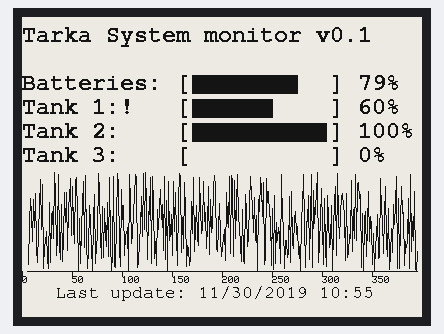
Bench run of a sketch on a simulated ESP8266 (NodeMCU). Shown: 400×300 one-colour display. Random numbers use the default seed unless the sketch sets one; what the sketch prints to the serial monitor is not drawn.

Above: at 2.1 s.

The sketch:

TarkaSystemsDisplayTesting.ino
```cpp
// GxEPD_Example : test example for e-Paper displays from Waveshare and from Dalian Good Display Inc.
//
// Created by Jean-Marc Zingg based on demo code from Good Display,
// available on http://www.good-display.com/download_list/downloadcategoryid=34&isMode=false.html
//
// The e-paper displays are available from:
//
// https://www.aliexpress.com/store/product/Wholesale-1-54inch-E-Ink-display-module-with-embedded-controller-200x200-Communicate-via-SPI-interface-Supports/216233_32824535312.html
//
// http://www.buy-lcd.com/index.php?route=product/product&path=2897_8363&product_id=35120
// or https://www.aliexpress.com/store/product/E001-1-54-inch-partial-refresh-Small-size-dot-matrix-e-paper-display/600281_32815089163.html
//

// Supporting Arduino Forum Topics:
// Waveshare e-paper displays with SPI: http://forum.arduino.cc/index.php?topic=487007.0
// Good Dispay ePaper for Arduino : https://forum.arduino.cc/index.php?topic=436411.0

// mapping suggestion from Waveshare SPI e-Paper to Wemos D1 mini
// BUSY -> D2, RST -> D4, DC -> D3, CS -> D8, CLK -> D5, DIN -> D7, GND -> GND, 3.3V -> 3.3V

// mapping suggestion from Waveshare SPI e-Paper to generic ESP8266
// BUSY -> GPIO4, RST -> GPIO2, DC -> GPIO0, CS -> GPIO15, CLK -> GPIO14, DIN -> GPIO13, GND -> GND, 3.3V -> 3.3V

// mapping suggestion for ESP32, e.g. LOLIN32, see .../variants/.../pins_arduino.h for your board
// NOTE: there are variants with different pins for SPI ! CHECK SPI PINS OF YOUR BOARD
// BUSY -> 4, RST -> 16, DC -> 17, CS -> SS(5), CLK -> SCK(18), DIN -> MOSI(23), GND -> GND, 3.3V -> 3.3V

// new mapping suggestion for STM32F1, e.g. STM32F103C8T6 "BluePill"
// BUSY -> A1, RST -> A2, DC -> A3, CS-> A4, CLK -> A5, DIN -> A7

// mapping suggestion for AVR, UNO, NANO etc.
// BUSY -> 7, RST -> 9, DC -> 8, CS-> 10, CLK -> 13, DIN -> 11

// include library, include base class, make path known
#include <GxEPD.h>

// select the display class to use, only one
//#include <GxGDEP015OC1/GxGDEP015OC1.h>    // 1.54" b/w
//#include <GxGDEW0154Z04/GxGDEW0154Z04.h>  // 1.54" b/w/r 200x200
//#include <GxGDEW0154Z17/GxGDEW0154Z17.h>  // 1.54" b/w/r 152x152
//#include <GxGDEW0213I5F/GxGDEW0213I5F.h>  // 2.13" b/w 104x212 flexible
//#include <GxGDE0213B1/GxGDE0213B1.h>      // 2.13" b/w
//#include <GxGDEW0213Z16/GxGDEW0213Z16.h>  // 2.13" b/w/r
//#include <GxGDEH029A1/GxGDEH029A1.h>      // 2.9" b/w
//#include <GxGDEW029Z10/GxGDEW029Z10.h>    // 2.9" b/w/r
//#include <GxGDEW027C44/GxGDEW027C44.h>    // 2.7" b/w/r
//#include <GxGDEW027W3/GxGDEW027W3.h>      // 2.7" b/w
#include <GxGDEW042T2/GxGDEW042T2.h>      // 4.2" b/w
//#include <GxGDEW042Z15/GxGDEW042Z15.h>    // 4.2" b/w/r
//#include <GxGDEW0583T7/GxGDEW0583T7.h>    // 5.83" b/w
//#include <GxGDEW075T8/GxGDEW075T8.h>      // 7.5" b/w
//#include <GxGDEW075Z09/GxGDEW075Z09.h>    // 7.5" b/w/r

#include GxEPD_BitmapExamples

// FreeFonts from Adafruit_GFX
#include <Fonts/FreeMono9pt7b.h>
#include <Fonts/FreeMonoBold12pt7b.h>
//#include <Fonts/FreeMonoBold18pt7b.h>
//#include <Fonts/FreeMonoBold24pt7b.h>


#include <GxIO/GxIO_SPI/GxIO_SPI.h>
#include <GxIO/GxIO.h>

#if defined(ESP8266)

// for SPI pin definitions see e.g.:
// C:\Users\xxx\AppData\Local\Arduino15\packages\esp8266\hardware\esp8266\2.4.2\variants\generic\common.h

GxIO_Class io(SPI, /*CS=D8*/ SS, /*DC=D3*/ 0, /*RST=D4*/ 2); // arbitrary selection of D3(=0), D4(=2), selected for default of GxEPD_Class
GxEPD_Class display(io /*RST=D4*/ /*BUSY=D2*/); // default selection of D4(=2), D2(=4)
// Heltec E-Paper 1.54" b/w without RST, BUSY
//GxEPD_Class display(io, /*RST=D4*/ -1, /*BUSY=D2*/ -1); // no RST, no BUSY

#elif defined(ESP32)

// for SPI pin definitions see e.g.:
// C:\Users\xxx\Documents\Arduino\hardware\espressif\esp32\variants\lolin32\pins_arduino.h

GxIO_Class io(SPI, /*CS=5*/ SS, /*DC=*/ 17, /*RST=*/ 16); // arbitrary selection of 17, 16
GxEPD_Class display(io, /*RST=*/ 16, /*BUSY=*/ 4); // arbitrary selection of (16), 4

#elif defined(ARDUINO_ARCH_SAMD)

// for SPI pin definitions see e.g.:
// C:\Users\xxx\AppData\Local\Arduino15\packages\arduino\hardware\samd\1.6.19\variants\mkr1000\variant.h
// C:\Users\xxx\AppData\Local\Arduino15\packages\arduino\hardware\samd\1.6.19\variants\mkrzero\variant.h

GxIO_Class io(SPI, /*CS=*/ 4, /*DC=*/ 7, /*RST=*/ 6);
GxEPD_Class display(io, /*RST=*/ 6, /*BUSY=*/ 5);

#elif defined(ARDUINO_GENERIC_STM32F103C) && defined(MCU_STM32F103C8)

// STM32 Boards(STM32duino.com) Generic STM32F103C series STM32F103C8
// for SPI pin definitions see e.g.:
// C:\Users\xxx\Documents\Arduino\hardware\Arduino_STM32\STM32F1\variants\generic_stm32f103c\variant.h
// C:\Users\xxx\Documents\Arduino\hardware\Arduino_STM32\STM32F1\variants\generic_stm32f103c\board\board.h

// new mapping suggestion for STM32F1, e.g. STM32F103C8T6 "BluePill"
// BUSY -> A1, RST -> A2, DC -> A3, CS-> A4, CLK -> A5, DIN -> A7

GxIO_Class io(SPI, /*CS=*/ SS, /*DC=*/ 3, /*RST=*/ 2);
GxEPD_Class display(io, /*RST=*/ 2, /*BUSY=*/ 1);

#elif defined(ARDUINO_GENERIC_STM32F103V) && defined(MCU_STM32F103VB)

// STM32 Boards(STM32duino.com) Generic STM32F103V series STM32F103VB
// for SPI pin definitions see e.g.:
// C:\Users\xxx\Documents\Arduino\hardware\Arduino_STM32\STM32F1\variants\generic_stm32f103vb\variant.h
// C:\Users\xxx\Documents\Arduino\hardware\Arduino_STM32\STM32F1\variants\generic_stm32f103vb\board\board.h

// Good Display DESPI-M01
// note: needs jumper wires from SS=PA4->CS, SCK=PA5->SCK, MOSI=PA7->SDI

GxIO_Class io(SPI, /*CS=*/ SS, /*DC=*/ PE15, /*RST=*/ PE14); // DC, RST as wired by DESPI-M01
GxEPD_Class display(io, /*RST=*/ PE14, /*BUSY=*/ PE13); // RST, BUSY as wired by DESPI-M01

#else

// for SPI pin definitions see e.g.:
// C:\Users\xxx\AppData\Local\Arduino15\packages\arduino\hardware\avr\1.6.21\variants\standard\pins_arduino.h

GxIO_Class io(SPI, /*CS=*/ SS, /*DC=*/ 8, /*RST=*/ 9); // arbitrary selection of 8, 9 selected for default of GxEPD_Class
GxEPD_Class display(io /*RST=9*/ /*BUSY=7*/); // default selection of (9), 7

#endif


int history[390] = {};

void setup()
{
  Serial.begin(115200);
  Serial.println();
  Serial.println("setup");

  display.init(115200); // enable diagnostic output on Serial

  Serial.println("setup done");

  for (int i=0; i < 390; i++) {
    history[i] = random(0,100);
  }
}

void loop()
{
  //showBitmapExample();
  //delay(2000);
#if !defined(__AVR)
  //drawCornerTest();
  showFontCustom(&FreeMonoBold12pt7b);
  drawGraph();
  drawBar();
  delay(10000);
  delay(2000);
  //showFontCustom(&FreeMonoBold9pt7b);
  //showFont("FreeMonoBold9pt7b", &FreeMonoBold9pt7b);
  //showFont("FreeMonoBold12pt7b", &FreeMonoBold12pt7b);
  //showFont("FreeMonoBold18pt7b", &FreeMonoBold18pt7b);
  //showFont("FreeMonoBold24pt7b", &FreeMonoBold24pt7b);
#else
  display.drawCornerTest();
  delay(2000);
  display.drawPaged(showFontCallback);
#endif
  delay(100000);
}

// Testing graph draw feature
void drawGraph() {
  //display.setCursor(58+(19+5)*4+100,0);
  int ytop = 58+(19+5)*4+100;
  for (int i = 1; i<390; i++) {
    display.drawLine(i+5,ytop-history[i-1],i+1+5,ytop-history[i],0);
  }
  display.drawLine(5,ytop,395,ytop,0);
  display.setFont();
  for (int i=0; i<400; i=i+50) {
    display.drawLine(i,ytop,i,ytop+5,0);
    display.setCursor(i,ytop+5);
    display.print(i);
  }
}

void drawBar()
{
  uint8_t rotation = display.getRotation();

    //display.setRotation(r);
    //display.fillScreen(GxEPD_WHITE);
    display.fillRect(170, 58, 135*0.79, 19, GxEPD_BLACK);
    display.fillRect(170, 58+19+5, 135*0.6, 19, GxEPD_BLACK);
    display.fillRect(170, 58+(19+5)*2, 135, 19, GxEPD_BLACK);
    display.fillRect(170, 58+(19+5)*3, 135*0, 19, GxEPD_BLACK);
    display.update();
    delay(5000);
  //display.setRotation(rotation); // restore
}


void showFont(const char name[], const GFXfont* f)
{
  display.fillScreen(GxEPD_WHITE);
  display.setTextColor(GxEPD_BLACK);
  display.setFont(f);
  display.setCursor(0, 0);
  display.println();
  display.println(name);
  display.println(" !\"#$%&'()*+,-./");
  display.println("0123456789:;<=>?");
  display.println("@ABCDEFGHIJKLMNO");
  display.println("PQRSTUVWXYZ[\\]^_");
#if defined(HAS_RED_COLOR)
  display.setTextColor(GxEPD_RED);
#endif
  display.println("`abcdefghijklmno");
  display.println("pqrstuvwxyz{|}~ ");
  display.update();
  delay(5000);
}

void showFontCustom(const GFXfont* f)
{
  display.fillScreen(GxEPD_WHITE);
  display.setTextColor(GxEPD_BLACK);
  display.setFont(f);
  display.setCursor(0, 0);
  display.println();
  display.println("Tarka System monitor v0.1");
  display.println();
  display.println("Batteries: [          ] 79%");
  display.println("Tank 1:!   [          ] 60%");
  display.println("Tank 2:    [          ] 100%");
  display.println("Tank 3:    [          ] 0%");
  display.setFont(&FreeMono9pt7b);
  display.setCursor(0,280);
  //display.println("   Systems: Operational");
  display.println("   Last update: 11/30/2019 10:55");
#if defined(HAS_RED_COLOR)
  display.setTextColor(GxEPD_RED);
#endif
  //display.update();
  //delay(5000);
}
```
